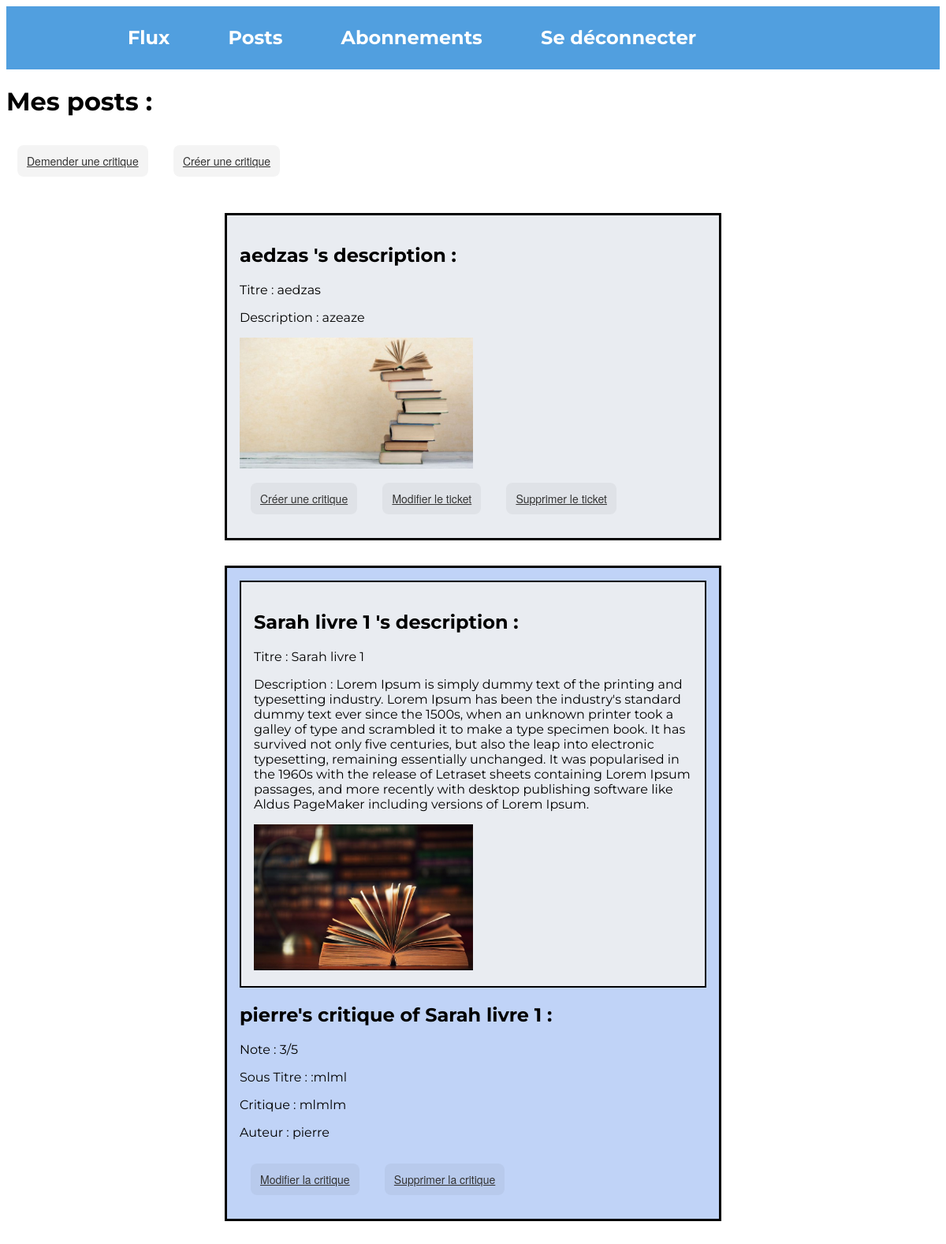
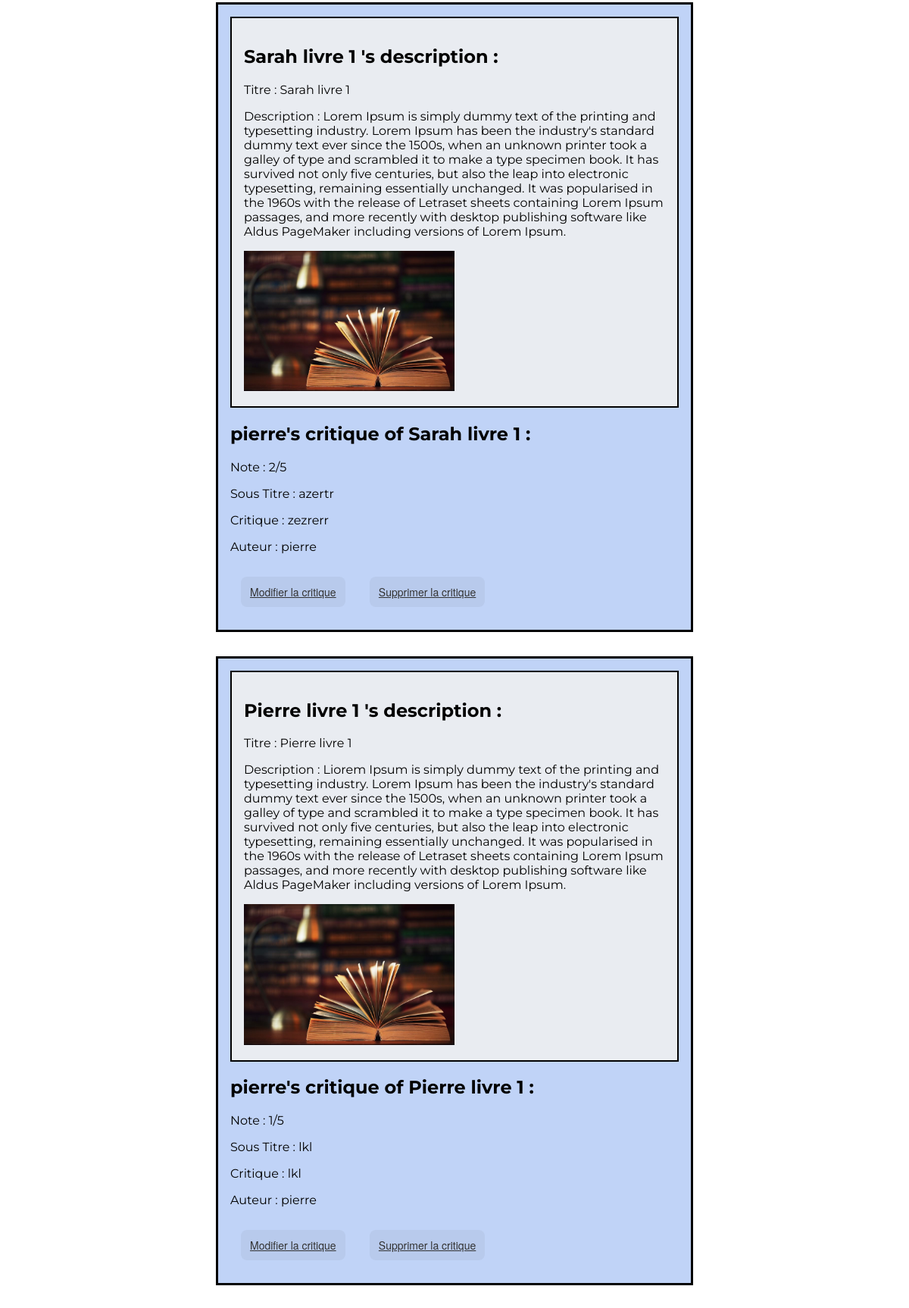
The page /user/ (signed in, upper part) on the database its author committed (2 pictures, top to bottom).
### litreview_app/models.py (models this page shows, shortened)
class Ticket(models.Model):
    name = models.CharField(max_length=100)
    description = models.TextField()
    image = models.ImageField(upload_to='ticket_img')
    user = models.ForeignKey(
        to=settings.AUTH_USER_MODEL, on_delete=models.CASCADE)
    time_created = models.DateTimeField(auto_now_add=True)

class Review(models.Model):
    ticket = models.ForeignKey(to=Ticket, on_delete=models.CASCADE)
    rating = models.PositiveSmallIntegerField(
        validators=[MinValueValidator(0), MaxValueValidator(5)])
    headline = models.CharField(max_length=128)
    body = models.TextField()
    user = models.ForeignKey(
        to=settings.AUTH_USER_MODEL, on_delete=models.CASCADE)
    time_created = models.DateTimeField(auto_now_add=True)

### authentication_app/models.py (models this page shows)
class User(AbstractUser):
    pass

### litreview_app/views.py (the view)
# urls.py: path('user/', litreview_app.views.user_post, name='user_post'),
@login_required
def user_post(request):
    user_reviews = Review.objects.filter(user=request.user)
    user_reviews = user_reviews.annotate(content_type=Value('REVIEW', CharField()))
    user_tickets = Ticket.objects.filter(user=request.user)
    user_tickets = user_tickets.annotate(content_type=Value('TICKET', CharField()))
    posts = sorted(
        chain(user_reviews, user_tickets),
        key=lambda post: post.time_created,
        reverse=True
    )
    return render(request,
                  'litreview_app/user_post.html',
                  context={'posts': posts})

### litreview_app/templates/litreview_app/user_post.html
{% extends 'authentication_app/base.html' %}
{% block content %}
{% load static %}
<h1>Mes posts :</h1>
<a class="button" href="http://127.0.0.1:8000/tickets/add">Demender une critique</a>
<a class="button" href="http://127.0.0.1:8000/review/add">Créer une critique</a>
{% for post in posts %}
    {% if post.content_type == 'TICKET' %}
        {% include 'litreview_app/ticket_HTML.html' %}
    {% elif post.content_type == 'REVIEW' %}
        {% include 'litreview_app/review_HTML.html' %}
        {% endif %}
{% endfor %}
{% endblock %}

### litreview_app/templates/litreview_app/ticket_HTML.html
<div class="item_ticket">
    <h2>{{ post.name }} 's description :</h2>
    <p>Titre : {{ post.name}}</p>
    <p>Description : {{ post.description }}</p>
    <img src="{{ post.image.url }}">
    <div>
        <a class="button" href="tickets/{{ post.id }}/add/review">Créer une critique</a>
        <a class="button" href="tickets/{{ post.id }}/change/">Modifier le ticket</a>
        <a class="button" href="tickets/{{ post.id }}/delete">Supprimer le ticket</a>
    </div>
</div>

### litreview_app/templates/litreview_app/review_HTML.html
<div class="item">
    <div class="item_review_ticket">
        <h2>{{ post.ticket.name }} 's description :</h2>
        <p>Titre : {{ post.ticket.name}}</p>
        <p>Description : {{ post.ticket.description }}</p>
        <img src="{{ post.ticket.image.url }}">
    </div>
    <h2>{{ post.user }}'s critique of {{ post.ticket.name }} :</h2>
    <p>Note : {{ post.rating }}/5</p>
    <p>Sous Titre : {{ post.headline }}</p>
    <p>Critique : {{ post.body }}</p>
    <p>Auteur : {{ post.user }}</p>
    <div>
        <a class="button" href="reviews/{{ post.id }}/change/">Modifier la critique</a>
        <a class="button" href="reviews/{{ post.id }}/delete">Supprimer la critique</a>
    </div>
</div>

### authentication_app/static/authentication_app/style.css (style rules this page uses)
head, body { font-family: 'Montserrat'; }
.item { position: static; width: 50%; border: solid; background-color: rgb(192, 211, 247); padding: 1em; margin: 2em auto; }
img { width: 50%; }
.item_review_ticket { border: solid 2px; padding: 1em; background-color: rgb(233, 236, 241); }
.item_ticket { position: static; width: 50%; border: solid; background-color: rgb(233, 236, 241); padding: 1em; margin: 2em auto; }
.button { background-color: rgba(51, 51, 51, 0.05); border-radius: 8px; border-width: 0; color: #333333; cursor: pointer; display: inline-block; font-family: "Haas Grot Text R Web", "Helvetica Neue", Helvetica, Arial, sans-serif; font-size: 14px; font-weight: 500; line-height: 20px; list-style: none; margin: 1em; padding: 10px 12px; text-align: center; transition: all 200ms; vertical-align: baseline; white-space: nowrap; user-select: none; -webkit-user-select: none; touch-action: manipulation; }

### rows shown on the page
Ticket: name "aedzas", description "azeaze", image (picture)
Review: ticket.name "Sarah livre 1", ticket.description "Lorem Ipsum is simply dummy text of the printing and typesetting industry. Lorem Ipsum has been the industry's standard dummy text ever since the 1500s, when an unknown printer took a galley of type and scrambled it to make a type specimen book. It has survived not only five centuries, but also the leap into electronic typesetting, remaining essentially unchanged. It was popularised in the 1960s with the release of Letraset sheets containing Lorem Ipsum passages, and more recently with desktop publishing software like Aldus PageMaker including versions of Lorem Ipsum.", ticket.image (picture), user "pierre", rating "3", headline ":mlml", body "mlmlm"
Review: ticket.name "Sarah livre 1", ticket.description "Lorem Ipsum is simply dummy text of the printing and typesetting industry. Lorem Ipsum has been the industry's standard dummy text ever since the 1500s, when an unknown printer took a galley of type and scrambled it to make a type specimen book. It has survived not only five centuries, but also the leap into electronic typesetting, remaining essentially unchanged. It was popularised in the 1960s with the release of Letraset sheets containing Lorem Ipsum passages, and more recently with desktop publishing software like Aldus PageMaker including versions of Lorem Ipsum.", ticket.image (picture), user "pierre", rating "2", headline "azertr", body "zezrerr"
Review: ticket.name "Pierre livre 1", ticket.description "Liorem Ipsum is simply dummy text of the printing and typesetting industry. Lorem Ipsum has been the industry's standard dummy text ever since the 1500s, when an unknown printer took a galley of type and scrambled it to make a type specimen book. It has survived not only five centuries, but also the leap into electronic typesetting, remaining essentially unchanged. It was popularised in the 1960s with the release of Letraset sheets containing Lorem Ipsum passages, and more recently with desktop publishing software like Aldus PageMaker including versions of Lorem Ipsum.", ticket.image (picture), user "pierre", rating "1", headline "lkl", body "lkl"
